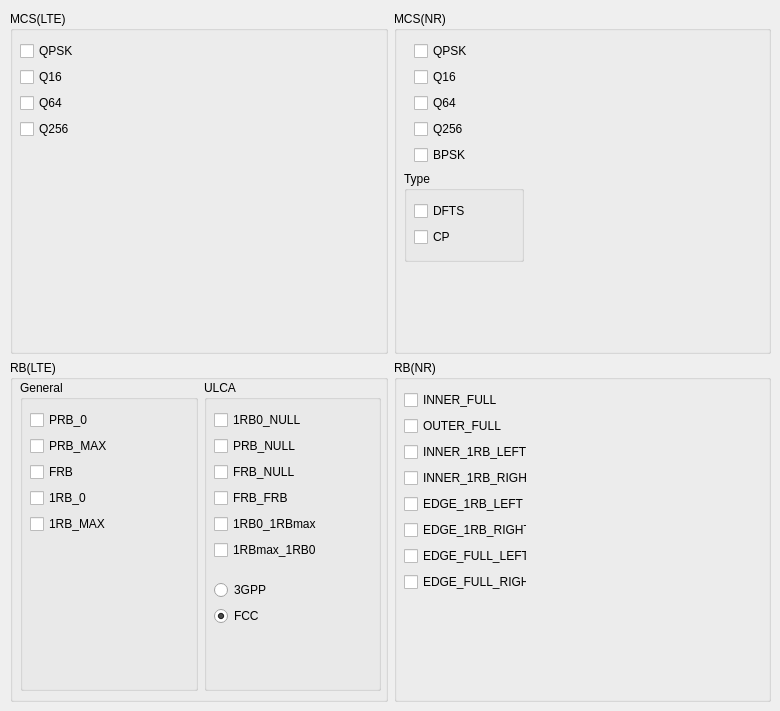
    <widget class="QWidget" name="mcs_rb">
     <property name="enabled">
      <bool>true</bool>
     </property>
     <attribute name="title">
      <string>MCS_RB</string>
     </attribute>
     <widget class="QWidget" name="layoutWidget">
      <property name="geometry">
       <rect>
        <x>10</x>
        <y>11</y>
        <width>761</width>
        <height>691</height>
       </rect>
      </property>
      <layout class="QGridLayout" name="gridLayout">
       <item row="0" column="1">
        <widget class="QGroupBox" name="mcs_nr_group">
         <property name="title">
          <string>MCS(NR)</string>
         </property>
         <widget class="QWidget" name="layoutWidget_22">
          <property name="geometry">
           <rect>
            <x>20</x>
            <y>30</y>
            <width>77</width>
            <height>126</height>
           </rect>
          </property>
          <layout class="QVBoxLayout" name="verticalLayout_mcs_nr">
           <item>
            <widget class="QCheckBox" name="qpsk_nr">
             <property name="text">
              <string>QPSK</string>
             </property>
            </widget>
           </item>
           <item>
            <widget class="QCheckBox" name="q16_nr">
             <property name="text">
              <string>Q16</string>
             </property>
            </widget>
           </item>
           <item>
            <widget class="QCheckBox" name="q64_nr">
             <property name="text">
              <string>Q64</string>
             </property>
            </widget>
           </item>
           <item>
            <widget class="QCheckBox" name="q256_nr">
             <property name="text">
              <string>Q256</string>
             </property>
            </widget>
           </item>
           <item>
            <widget class="QCheckBox" name="bpsk_nr">
             <property name="text">
              <string>BPSK</string>
             </property>
            </widget>
           </item>
          </layout>
         </widget>
         <widget class="QGroupBox" name="groupBox_type_nr">
          <property name="geometry">
           <rect>
            <x>10</x>
            <y>160</y>
            <width>120</width>
            <height>91</height>
           </rect>
          </property>
          <property name="title">
           <string>Type</string>
          </property>
          <widget class="QWidget" name="layoutWidget">
           <property name="geometry">
            <rect>
             <x>10</x>
             <y>30</y>
             <width>71</width>
             <height>48</height>
            </rect>
           </property>
           <layout class="QVBoxLayout" name="verticalLayout_type_nr">
            <item>
             <widget class="QCheckBox" name="dfts_nr">
              <property name="text">
               <string>DFTS</string>
              </property>
             </widget>
            </item>
            <item>
             <widget class="QCheckBox" name="cp_nr">
              <property name="text">
               <string>CP</string>
              </property>
             </widget>
            </item>
           </layout>
          </widget>
         </widget>
        </widget>
       </item>
       <item row="1" column="1">
        <widget class="QGroupBox" name="rb_nr_group">
         <property name="title">
          <string>RB(NR)</string>
         </property>
         <widget class="QWidget" name="layoutWidget_20">
          <property name="geometry">
           <rect>
            <x>10</x>
            <y>30</y>
            <width>123</width>
            <height>204</height>
           </rect>
          </property>
          <layout class="QVBoxLayout" name="verticalLayout_rb_nr">
           <item>
            <widget class="QCheckBox" name="inner_full_nr">
             <property name="text">
              <string>INNER_FULL</string>
             </property>
            </widget>
           </item>
           <item>
            <widget class="QCheckBox" name="outer_full_nr">
             <property name="text">
              <string>OUTER_FULL</string>
             </property>
            </widget>
           </item>
           <item>
            <widget class="QCheckBox" name="inner_1rb_left_nr">
             <property name="text">
              <string>INNER_1RB_LEFT</string>
             </property>
            </widget>
           </item>
           <item>
            <widget class="QCheckBox" name="inner_1rb_right_nr">
             <property name="text">
              <string>INNER_1RB_RIGHT</string>
             </property>
            </widget>
           </item>
           <item>
            <widget class="QCheckBox" name="edge_1rb_left_nr">
             <property name="text">
              <string>EDGE_1RB_LEFT</string>
             </property>
            </widget>
           </item>
           <item>
            <widget class="QCheckBox" name="edge_1rb_right_nr">
             <property name="text">
              <string>EDGE_1RB_RIGHT</string>
             </property>
            </widget>
           </item>
           <item>
            <widget class="QCheckBox" name="edge_full_left_nr">
             <property name="text">
              <string>EDGE_FULL_LEFT</string>
             </property>
            </widget>
           </item>
           <item>
            <widget class="QCheckBox" name="edge_full_right_nr">
             <property name="text">
              <string>EDGE_FULL_RIGHT</string>
             </property>
            </widget>
           </item>
          </layout>
         </widget>
        </widget>
       </item>
       <item row="0" column="0">
        <widget class="QGroupBox" name="mcs_lte_group">
         <property name="title">
          <string>MCS(LTE)</string>
         </property>
         <widget class="QWidget" name="layoutWidget_21">
          <property name="geometry">
           <rect>
            <x>10</x>
            <y>30</y>
            <width>77</width>
            <height>101</height>
           </rect>
          </property>
          <layout class="QVBoxLayout" name="verticalLayout_mcs_lte">
           <item>
            <widget class="QCheckBox" name="qpsk_lte">
             <property name="text">
              <string>QPSK</string>
             </property>
            </widget>
           </item>
           <item>
            <widget class="QCheckBox" name="q16_lte">
             <property name="text">
              <string>Q16</string>
             </property>
            </widget>
           </item>
           <item>
            <widget class="QCheckBox" name="q64_lte">
             <property name="text">
              <string>Q64</string>
             </property>
            </widget>
           </item>
           <item>
            <widget class="QCheckBox" name="q256_lte">
             <property name="text">
              <string>Q256</string>
             </property>
            </widget>
           </item>
          </layout>
         </widget>
        </widget>
       </item>
       <item row="1" column="0">
        <widget class="QGroupBox" name="rb_lte_group">
         <property name="title">
          <string>RB(LTE)</string>
         </property>
         <widget class="QWidget" name="layoutWidget">
          <property name="geometry">
           <rect>
            <x>10</x>
            <y>20</y>
            <width>361</width>
            <height>311</height>
           </rect>
          </property>
          <layout class="QHBoxLayout" name="horizontalLayout">
           <item>
            <widget class="QGroupBox" name="groupBox_2">
             <property name="title">
              <string>General</string>
             </property>
             <widget class="QWidget" name="layoutWidget">
              <property name="geometry">
               <rect>
                <x>10</x>
                <y>30</y>
                <width>161</width>
                <height>126</height>
               </rect>
              </property>
              <layout class="QVBoxLayout" name="verticalLayout_rb_lte">
               <item>
                <widget class="QCheckBox" name="prb0_lte">
                 <property name="text">
                  <string>PRB_0</string>
                 </property>
                </widget>
               </item>
               <item>
                <widget class="QCheckBox" name="prbmax_lte">
                 <property name="text">
                  <string>PRB_MAX</string>
                 </property>
                </widget>
               </item>
               <item>
                <widget class="QCheckBox" name="frb_lte">
                 <property name="text">
                  <string>FRB</string>
                 </property>
                </widget>
               </item>
               <item>
                <widget class="QCheckBox" name="one_rb_0_lte">
                 <property name="text">
                  <string>1RB_0</string>
                 </property>
                </widget>
               </item>
               <item>
                <widget class="QCheckBox" name="one_rb_max_lte">
                 <property name="text">
                  <string>1RB_MAX</string>
                 </property>
                </widget>
               </item>
              </layout>
             </widget>
            </widget>
           </item>
           <item>
            <widget class="QGroupBox" name="groupBox_3">
             <property name="title">
              <string>ULCA</string>
             </property>
             <widget class="QWidget" name="layoutWidget_25">
              <property name="geometry">
               <rect>
                <x>10</x>
                <y>30</y>
                <width>161</width>
                <height>152</height>
               </rect>
              </property>
              <layout class="QVBoxLayout" name="verticalLayout_rb_ulca_lte">
               <item>
                <widget class="QCheckBox" name="one_rb0_null">
                 <property name="text">
                  <string>1RB0_NULL</string>
                 </property>
                </widget>
               </item>
               <item>
                <widget class="QCheckBox" name="prb0_null">
                 <property name="text">
                  <string>PRB_NULL</string>
                 </property>
                </widget>
               </item>
               <item>
                <widget class="QCheckBox" name="frb_null">
                 <property name="text">
                  <string>FRB_NULL</string>
                 </property>
                </widget>
               </item>
               <item>
                <widget class="QCheckBox" name="frb_frb">
                 <property name="text">
                  <string>FRB_FRB</string>
                 </property>
                </widget>
               </item>
               <item>
                <widget class="QCheckBox" name="one_rb0_one_rbmax">
                 <property name="text">
                  <string>1RB0_1RBmax</string>
                 </property>
                </widget>
               </item>
               <item>
                <widget class="QCheckBox" name="one_rbmax_one_rb0">
                 <property name="text">
                  <string>1RBmax_1RB0</string>
                 </property>
                </widget>
               </item>
              </layout>
             </widget>
             <widget class="QWidget" name="layoutWidget">
              <property name="geometry">
               <rect>
                <x>10</x>
                <y>200</y>
                <width>91</width>
                <height>48</height>
               </rect>
              </property>
              <layout class="QVBoxLayout" name="verticalLayout_criteria_ulca_lte">
               <item>
                <widget class="QRadioButton" name="criteria_ulca_lte_3gpp_radioButton">
                 <property name="enabled">
                  <bool>true</bool>
                 </property>
                 <property name="text">
                  <string>3GPP</string>
                 </property>
                </widget>
               </item>
               <item>
                <widget class="QRadioButton" name="criteria_ulca_lte_fcc_radioButton">
                 <property name="enabled">
                  <bool>true</bool>
                 </property>
                 <property name="text">
                  <string>FCC</string>
                 </property>
                 <property name="checked">
                  <bool>true</bool>
                 </property>
                </widget>
               </item>
              </layout>
             </widget>
            </widget>
           </item>
          </layout>
         </widget>
        </widget>
       </item>
      </layout>
     </widget>
    </widget>
